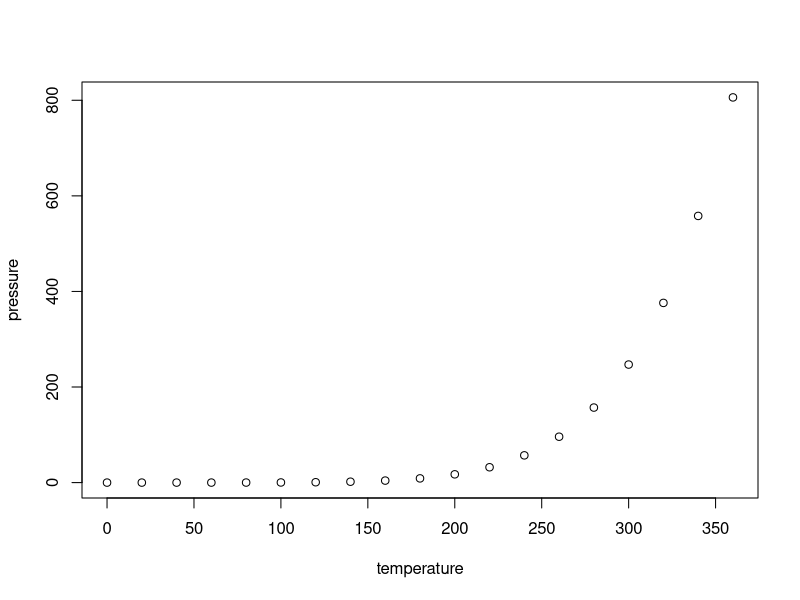
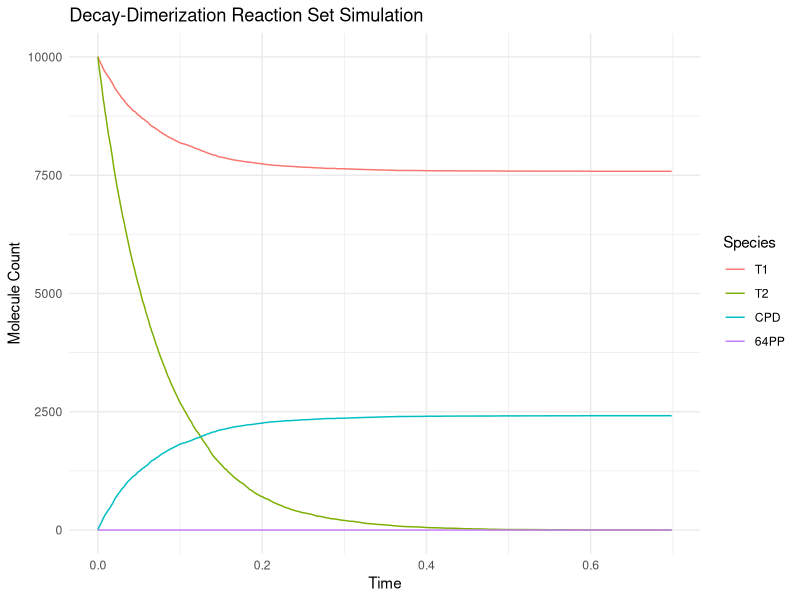

Here is the R script that generated these plots, in order:
## ---- chunk 1
knitr::opts_chunk$set(echo = TRUE)
## ---- chunk 2
summary(cars)
## ---- chunk 3
plot(pressure)
## ---- chunk 4
# Load required libraries
if (!require("reshape2")) install.packages("reshape2")
if (!require("ggplot2")) install.packages("ggplot2")
library(reshape2)
library(ggplot2)

# Define reaction rates
c1 <- (1 - (37 + 2) / 1e6) * 10   # No dimerization occurs
c2 <- (37 / 1e6) * 10             # Formation of CPD
c3 <- (2 / 1e6) * 10              # Formation of 64-PP

# Initial state
state <- c(T1 = 10000, T2 = 10000, CPD = 0, `64PP` = 0)

# Define propensity functions
propensities <- function(state) {
  c(
    c1 * state["T2"],               # Reaction 1
    c2 * state["T1"] * state["T2"], # Reaction 2
    c3 * state["T2"]                # Reaction 3
  )
}

# Gillespie simulation function
simulate_gillespie <- function(state, max_time) {
  # Initialize time and output data frame
  time <- 0
  output <- data.frame(
    Time = numeric(0),
    T1 = numeric(0),
    T2 = numeric(0),
    CPD = numeric(0),
    `64PP` = numeric(0)
  )
  
  # Record the initial state
  initial_row <- c(Time = time, state)
  output <- rbind(output, as.data.frame(t(initial_row), stringsAsFactors = FALSE))
  
  while (time < max_time) {
    # Calculate propensities
    props <- propensities(state)
    total_prop <- sum(props)
    
    # Stop if no reactions can occur
    if (total_prop == 0) break
    
    # Time to next reaction
    delta_t <- rexp(1, rate = total_prop)
    time <- time + delta_t
    
    # Select which reaction occurs
    reaction <- sample(length(props), 1, prob = props)
    
    # Update state based on reaction
    if (reaction == 1) state["T2"] <- state["T2"] - 1
    if (reaction == 2) {
      state["T1"] <- state["T1"] - 1
      state["T2"] <- state["T2"] - 1
      state["CPD"] <- state["CPD"] + 1
    }
    if (reaction == 3) {
      state["T2"] <- state["T2"] - 1
      state["64PP"] <- state["64PP"] + 1
    }
    
    # Record the new state
    new_row <- c(Time = time, state)
    output <- rbind(output, as.data.frame(t(new_row), stringsAsFactors = FALSE))
  }
  
  # Convert columns to numeric for consistency
  output[] <- lapply(output, as.numeric)
  return(output)
}

# Run the simulation
max_time <- 100
simulation <- simulate_gillespie(state, max_time)

## ---- chunk 5
# Reshape data for plotting
simulation_long <- melt(simulation, id.vars = "Time")

# Plot results
ggplot(simulation_long, aes(x = Time, y = value, color = variable)) +
  geom_line() +
  labs(
    title = "Decay-Dimerization Reaction Set Simulation",
    x = "Time",
    y = "Molecule Count",
    color = "Species"
  ) +
  theme_minimal()

## ---- chunk 6
# Display the first few rows of the simulation data
knitr::kable(head(simulation), format = "html", caption = "Simulation Results (First Few Rows)")

